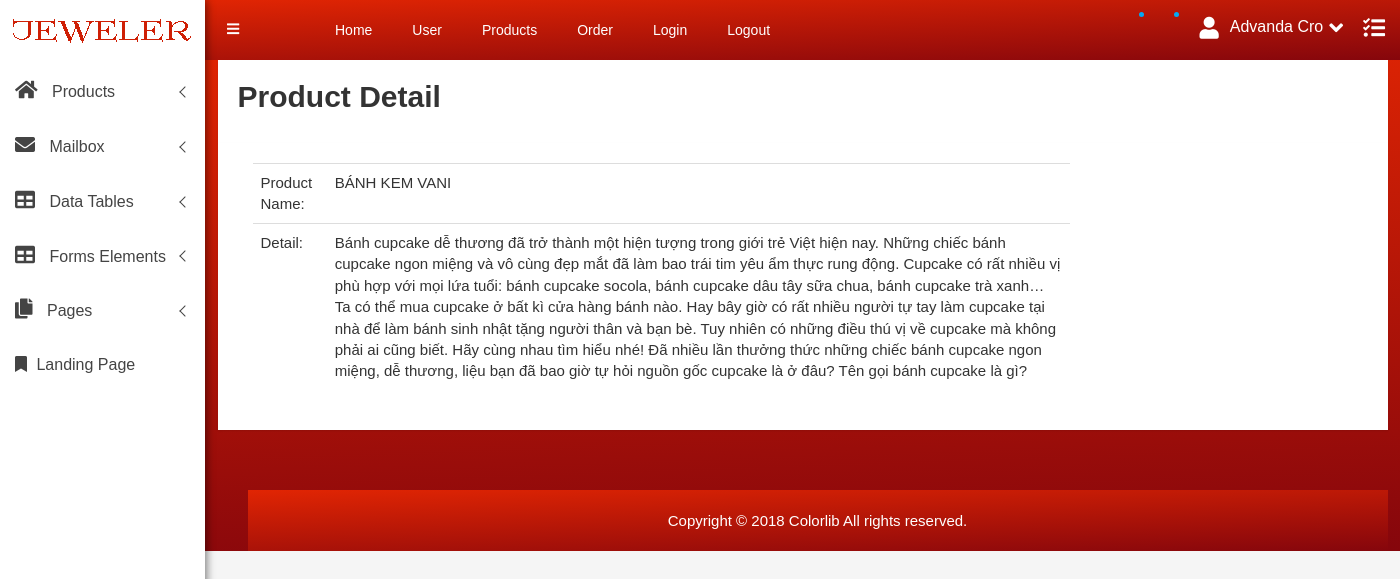
Page /admin/?controller=ProductController&action=view&id=12 (signed in) on the committed database.
### tables this page shows
CREATE TABLE `product` (
  `product_id` int(11) NOT NULL,
  `product_name` varchar(100) NOT NULL,
  `price` float NOT NULL,
  `sale` float NOT NULL,
  `image` varchar(100) NOT NULL,
  `date` date NOT NULL,
  `detail` text NOT NULL,
  `special` bit(1) NOT NULL,
  `type_id` int(11) NOT NULL,
  `quantity` int(5) NOT NULL
);

### admin/index.php (called while the page is built, shortened)
<?php
require  './Data/DatabaseUtil.php';
require  './Data/ProductDao.php';
$controller = filter_input(INPUT_GET, 'controller');
include './Controllers/' . $controller . '.php';

### admin/Data/ProductDao.php (called while the page is built, shortened)
<?php
class ProductDao
{
	var $dbu;
    public function __construct() {
        $this->dbu = new DatabaseUtil();
        $this->dbu->Open();
    }
     public function FindOne($id)
    {
        $sql = "select * from product where product_id = :id";
        $args = array(
            'id'=>$id
        );
        $product = $this->dbu->Query($sql, $args, true);
        return $product;
    }
}

### admin/Data/DatabaseUtil.php (called while the page is built, shortened)
<?php
class DatabaseUtil
{
    var $db = null;
    var $server = null;
    var $databaseName = null;
    var $username = null;
    var $password = null;
    public function __construct($server="localhost", $databaseName = "demophp2",
             $username = "root", $password= "") {
        $this->databaseName = $databaseName;
        $this->server = $server;
        $this->username = $username;
        $this->password = $password;
    }
    public function Open()
    {
        $dns = "mysql:host=$this->server;dbname=$this->databaseName;charset=utf8";
        $options = array(PDO::ATTR_ERRMODE => PDO::ERRMODE_EXCEPTION);
        $this->db = new PDO($dns, $this->username, $this->password, $options);
        return $this->db;
    }
    public function Query($query, $args, $queryOne = false)
    {
        $statement = $this->db->prepare($query);
        if (sizeof($args) >0)
        {
            foreach ($args as $key => $value) {
                $statement->bindValue($key, $value);
            }
        }
        $statement->execute();
        if ($queryOne)
            $results = $statement->fetch();
        else
            $results = $statement->fetchAll();
        return $results;
    }
}

### admin/Views/Product/view.php (the view)
<?php include "./Views/Common/header.php" ?>
    <div class="container">
        <div class="row product-status-wrap">
            <h2>Product Detail</h2>
        </div>
        <div class="row row product-status-wrap">
            <div>
                <div class=" col-md-9 col-lg-9 ">
                    <table class="table table-user-information">
                        <tbody>
                        <tr>
                            <td>Product Name:</td>
                            <td><?= $product['product_name'] ?></td>
                        </tr>
                        <tr>
                            <td>Detail:</td>
                            <td><?= $product['detail'] ?></td>
                        </tr>
                        </tbody>
                    </table>
                </div>
            </div>
        </div>
<?php include "./Views/Common/footer.php" ?>

### public/admin/style.css (style rules this page uses)
html, body { height: 100%; font-family: 'Play', sans-serif;font-weight:400;background:#f5f5f5; }
h1, h2, h3, h4, h5, h6 { margin: 0 0 10px; font-weight:700; }
.product-sales-chart, .analytics-info-cs, .tranffic-als-inner, .analytics-rounded, .single-new-trend, .personal-info-wrap, .author-widgets-single, .calender-inner, .product-status-wrap, .review-tab-pro-inner, .income-dashone-total, .analytics-adminpro-wrap, .analytics-sparkle-line, .analysis-progrebar, .sparkline8-list, .sparkline9-list, .sparkline7-list, .sparkline10-list, .sparkline12-list, .sparkline13-list, .sparkline14-list, .sparkline13-list, .sparkline11-list, .x-editable-list, .code-editor-single, .blog-details-inner, .charts-single-pro, .about-sparkline, .sparkline-list, .button-ad-wrap, .tab-content-details, .sparkline16-list, .sparkline15-list, .tinymce-single { padding:20px; background:#fff; -webkit-box-shadow: 0px 1px 2px 0px rgba(0, 0, 0, 0.1); box-shadow: 0px 1px 2px 0px rgba(0, 0, 0, 0.1); }
.product-status-wrap table { width: 100%; }
.product-status-wrap th, .product-status-wrap td { padding: 10px; text-align: left; font-size: 15px; }
.product-status-wrap table td { padding: 9px 7px; border-top: 1px solid #e9ecef; }

### public/admin/css/main.css (style rules this page uses)
html { color: #222; font-size: 1em; line-height: 1.4; }

### rows in the picture
product: product_name "BÁNH KEM VANI", detail "Bánh cupcake dễ thương đã trở thành một hiện tượng trong giới trẻ Việt hiện nay. Những chiếc bánh cupcake ngon miệng và vô cùng đẹp mắt đã làm bao trái tim yêu ẩm thực rung động. Cupcake có rất nhiều vị phù hợp với mọi lứa tuổi: bánh cupcake socola, bánh cupcake dâu tây sữa chua, bánh cupcake trà xanh… Ta có thể mua cupcake ở bất kì cửa hàng bánh nào. Hay bây giờ có rất nhiều người tự tay làm cupcake tại nhà để làm bánh sinh nhật tặng người thân và bạn bè. Tuy nhiên có những điều thú vị về cupcake mà không phải ai cũng biết. Hãy cùng nhau tìm hiểu nhé! Đã nhiều lần thưởng thức những chiếc bánh cupcake ngon miệng, dễ thương, liệu bạn đã bao giờ tự hỏi nguồn gốc cupcake là ở đâu? Tên gọi bánh…"
